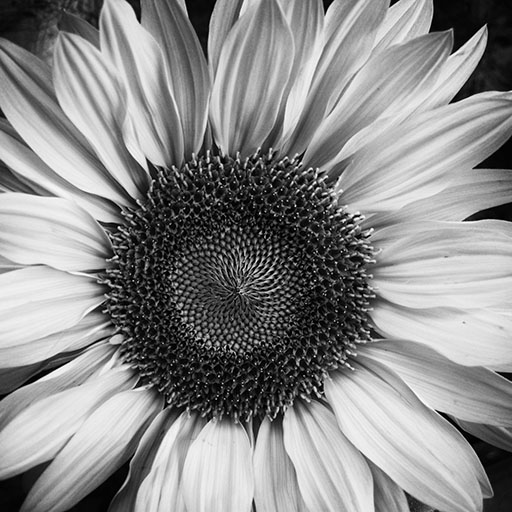
#> input picture Grade4(2023-2024)/Multimedia/Lab3/image.jpg, 512 x 512 px
$ python lab3.py
#> lines starting #> are read from the running program, lines starting #| are printed output that depends on the picture; after the words box and inside, x2 and y2 are one past the last pixel; in counts of white or black regions, pixels touching at a corner belong together; long printed decimals are rounded
import cv2
import numpy as np
from math import log10, sqrt

#global values

eps = 1e-10

block_size = 8

#dwt

def dwt_h1(size: int) -> np.ndarray:
    h = np.zeros((size, size))
    for i in range(0, size, 2):
        h[i, i // 2] = 0.5
        h[i + 1, i // 2] = 0.5
    for i in range(size-1, -1, -2):
        h[i,  size - (size - i + 1) // 2] = -0.5
        h[i - 1,  size - (size - i + 1) // 2] = 0.5
    return h


def dwt_h2(size: int) -> np.ndarray:
    h = np.zeros((size, size))
    h[:size // 2, :size // 2] = dwt_h1(size // 2)
    h[size // 2:, size // 2:] = np.eye(size // 2)
    return h


def dwt_h3(size: int) -> np.ndarray:
    h = np.eye(size)
    h[0, 0] = h[0, 1] = h[1, 0] = 0.5
    h[1, 1] = -0.5
    return h


def dwt_h(size: int) -> np.ndarray:
    h1, h2, h3 = dwt_h1(size), dwt_h2(size), dwt_h3(size)
    return np.matmul(np.matmul(h1, h2), h3)


def dwt_compress(image: np.ndarray, compression_ratio: float = 1.5) -> np.ndarray:
    size = image.shape[0]
    h = dwt_h(size)
    h_t = np.transpose(h)
    b = np.matmul(np.matmul(h_t, image), h)

    non_zero = round(np.sum(np.abs(b) > eps) / compression_ratio)
    to_zero = b.size - non_zero

    b_flat = b.flatten()
    sorted_indices = np.argsort(b_flat)
    b_flat[sorted_indices[:to_zero]] = 0
    b = b_flat.reshape(b.shape)
    return b


def dwt_decompress(encoded_image: np.ndarray) -> np.ndarray:
    size = encoded_image.shape[0]
    h = dwt_h(size)
    h_t = np.transpose(h)
    decompressed = np.matmul(np.matmul(np.linalg.inv(h_t), encoded_image), np.linalg.inv(h))
    decompressed = np.clip(np.round(decompressed), 0, 255)
    return decompressed.astype(np.uint8)

def psnr(original, compressed):
    mse = np.mean((original - compressed) ** 2)
    if mse == 0:
        return 100
    max_pixel = 255.0
    psnr_value = 20 * log10(max_pixel / sqrt(mse))
    return psnr_value

#dct


def quality_matrix(quality: int) -> np.ndarray:
    q50 = np.array([[16, 11, 10, 16, 24, 40, 51, 61],
                     [12, 12, 14, 19, 26, 58, 60, 55],
                     [14, 13, 16, 24, 40, 57, 69, 56],
                     [14, 17, 22, 29, 51, 87, 80, 62],
                     [18, 22, 37, 56, 68, 109, 103, 77],
                     [24, 35, 55, 64, 81, 104, 113, 92],
                     [49, 64, 78, 87, 103, 121, 120, 101],
                     [72, 92, 95, 98, 112, 100, 103, 99]])

    q = q50 if quality == 50 else (q50 * (100 - quality) / 50 if quality > 50 else q50 * 50 / quality)
    q = np.clip(np.round(q), 1, 255).astype(int)

    return q


def to_zigzag(matrix: np.ndarray) -> list:
    zigzag_list = []
    for i in range(2 * block_size - 1):
        if i % 2 == 0:
            for j in range(max(0, i - block_size + 1), min(i, block_size - 1) + 1):
                zigzag_list.append(matrix[i - j, j])
        else:
            for j in range(max(0, i - block_size + 1), min(i, block_size - 1) + 1):
                zigzag_list.append(matrix[j, i - j])
    return zigzag_list


def from_zigzag(zigzag_list: list) -> np.ndarray:
    matrix = np.zeros((block_size, block_size))
    count = 0
    for i in range(2 * block_size - 1):
        if i % 2 == 0:
            for j in range(max(0, i - block_size + 1), min(i, block_size - 1) + 1):
                matrix[i - j, j] = zigzag_list[count]
                count += 1
        else:
            for j in range(max(0, i - block_size + 1), min(i, block_size - 1) + 1):
                matrix[j, i - j] = zigzag_list[count]
                count += 1
    return matrix


def run_length_encoding(data: list) -> list:
    encoded_data = []
    current_num = data[0]
    count = 1

    for num in data[1:]:
        if num == current_num:
            count += 1
        else:
            if count == 1:
                encoded_data.append((current_num, ))
            else:
                encoded_data.append((current_num, count))
            current_num = num
            count = 1

    encoded_data.append((current_num, count))
    return encoded_data


def run_length_decoding(encoded_data):
    data = []
    for elem in encoded_data:
        if len(elem) == 1:
            data.append(elem[0])
        else:
            num, count = elem
            data.extend([num] * count)
    return data


def dct_compress(image: np.ndarray, quality: int = 50) -> list:
    q = quality_matrix(quality)

    a = 1 / np.sqrt(block_size)
    b = np.sqrt(2 / block_size)
    t = np.array(
        [[a if i == 0 else b * np.cos((2*j+1) * i * np.pi / (2*block_size)) for j in range(block_size)]
         for i in range(block_size)])

    encoded_image = [quality]
    for block_i in range(0, image.shape[0], block_size):
        encoded_row = []
        for block_j in range(0, image.shape[1], block_size):
            block = image[block_i:block_i + block_size, block_j:block_j + block_size].astype(int)
            m = block - 128
            d = np.matmul(np.matmul(t, m), np.transpose(t))
            c = np.round(d / q).astype(int)
            encoded_block = run_length_encoding(to_zigzag(c))

            encoded_row.append(encoded_block)
        encoded_image.append(encoded_row)

    return encoded_image


def dct_decompress(encoded_image: list) -> np.ndarray:
    quality, *encoded_rows = encoded_image
    q = quality_matrix(quality)
    image = np.zeros((len(encoded_rows) * block_size, ) * 2, dtype=np.uint8)

    a = 1 / np.sqrt(block_size)
    b = np.sqrt(2 / block_size)
    t = np.array(
        [[a if i == 0 else b * np.cos((2*j+1) * i * np.pi / (2*block_size)) for j in range(block_size)]
         for i in range(block_size)])

    for encoded_row, block_i in zip(encoded_rows, range(0, image.shape[0], block_size)):
        for encoded_block, block_j in zip(encoded_row, range(0, image.shape[1], block_size)):
            c = from_zigzag(run_length_decoding(encoded_block))
            r = q * c
            n = np.clip(np.round(np.matmul(np.matmul(np.transpose(t), r), t)) + 128, 0, 255)
            image[block_i:block_i + block_size, block_j:block_j + block_size] = n
    return image

def main():
    input_image = cv2.imread("image.jpg", 0)
#> input_image is the input picture: shape (512, 512); min 0, max 255, mean 138.7
    decompressed_image_dct: np.ndarray
    decompressed_image_dwt: np.ndarray

    dct_quality = 50
    compressed_image_dct = dct_compress(input_image, dct_quality)
    decompressed_image_dct = dct_decompress(compressed_image_dct)
#> in dct_decompress, `image = np.zeros((len(encoded_rows) * block_size, ) * 2, dtype=np.uint8)`: image: shape (512, 512); every value is 0
#> the loop in dct_decompress, `for encoded_row, block_i in zip(encoded_rows, range(0, image.shape[0],..` made 64 passes
#> block_i on passes 1 to 12: 0, 8, 16, 24, 32, 40, 48, 56, 64, 72, 80, 88
    cv2.imwrite("dct_decompressed_image.jpg", decompressed_image_dct)
    print(f"Dct psnr: {psnr(input_image, decompressed_image_dct)}")
#| Dct psnr: 33.830

    dwt_compression_ratio = 0.1
    compressed_image_dwt = dwt_compress(input_image, dwt_compression_ratio)
#> after the loop in dwt_h1, `for i in range(0, size, 2):`:
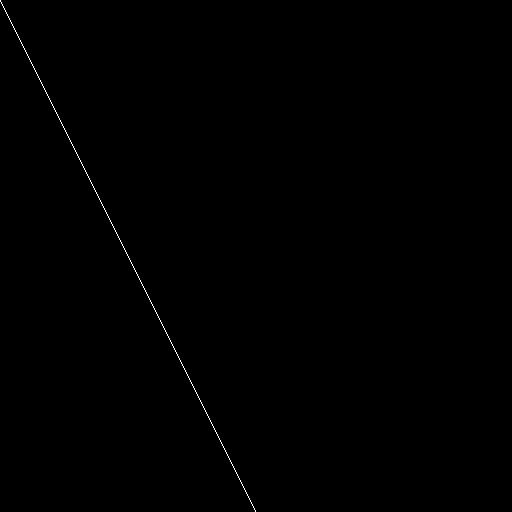
#> h: shape (512, 512) float64; values 0 (black) and 0.5 (white), 0.2% white in thin lines or dots, all inside (x1, y1, x2, y2) = (0, 0, 256, 512)
#> after the loop in dwt_h1, `for i in range(size-1, -1, -2):`:
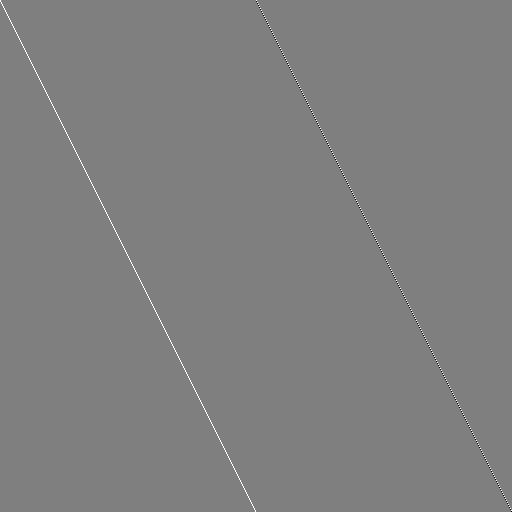
#> h: shape (512, 512) float64; 0.2% of pixels changed, all inside (x1, y1, x2, y2) = (256, 0, 512, 512); drawn with min black and max white
#> in dwt_h2, `h[size // 2:, size // 2:] = np.eye(size // 2)`:
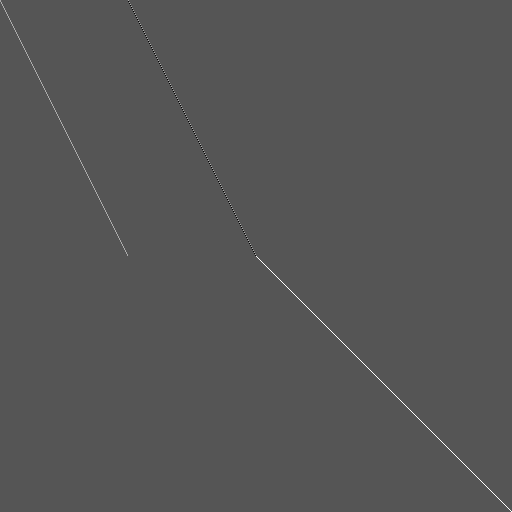
#> h: shape (512, 512) float64; min -0.5, max 1, mean 0.00146; drawn with min black and max white
#> in dwt_compress, `b = np.matmul(np.matmul(h_t, image), h)`:
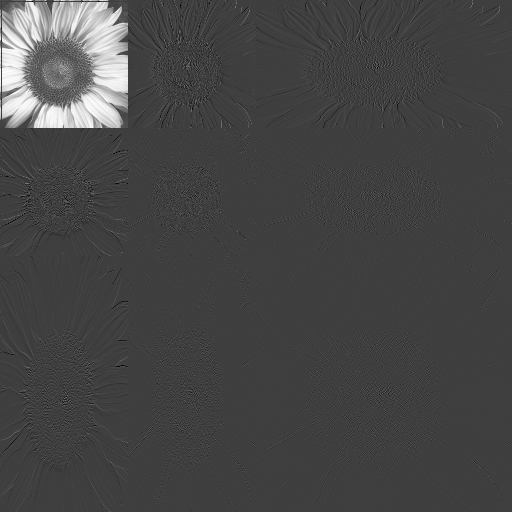
#> b: shape (512, 512) float64; min -79.56, max 241.4, mean 8.6; drawn with min black and max white
    decompressed_image_dwt = dwt_decompress(compressed_image_dwt)
    cv2.imwrite("dwt_decompressed_image.jpg", decompressed_image_dwt)
    print(f"Dwt psnr: {psnr(input_image, decompressed_image_dwt)}")
#| Dwt psnr: 100


if __name__ == '__main__':
    main()
